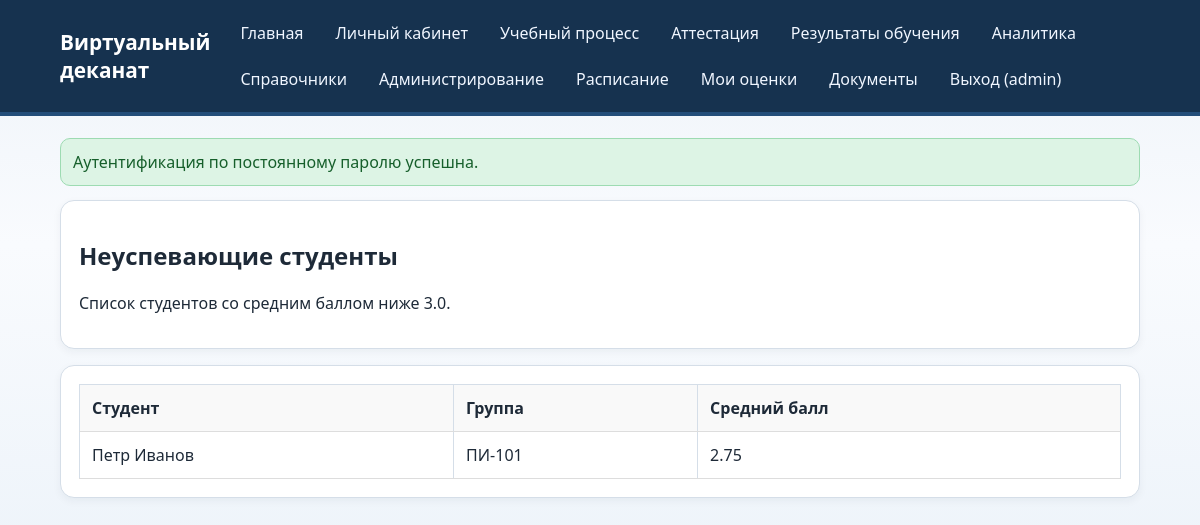
The page /analytics/failing-students (signed in) on the database its author committed.
### models.py (models this page shows)
class User(Base):
    __tablename__ = "users"
    id = Column(Integer, primary_key=True, index=True)
    username = Column(String(50), unique=True, nullable=False, index=True)
    password_hash = Column(String(255), nullable=False)
    full_name = Column(String(120), nullable=False)
    is_active = Column(Boolean, default=True, nullable=False)
    clearance_level = Column(Integer, default=1, nullable=False)
    secret_key = Column(Integer, default=100, nullable=False)
    primary_role_id = Column(Integer, ForeignKey("roles.id"), nullable=True)
    primary_role = relationship("Role", foreign_keys=[primary_role_id])
    roles = relationship("Role", secondary="user_roles", back_populates="users")
    action_logs = relationship("ActionLog", back_populates="user")

class Student(Base):
    __tablename__ = "students"
    id = Column(Integer, primary_key=True, index=True)
    full_name = Column(String(120), nullable=False)
    email = Column(String(100), unique=True, nullable=False, index=True)
    group_id = Column(Integer, ForeignKey("groups.id"), nullable=False, index=True)
    group = relationship("Group", back_populates="students")
    attestations = relationship("Attestation", back_populates="student")

class Group(Base):
    __tablename__ = "groups"
    id = Column(Integer, primary_key=True, index=True)
    name = Column(String(50), unique=True, nullable=False, index=True)
    description = Column(Text, nullable=True)
    students = relationship("Student", back_populates="group")
    disciplines = relationship("Discipline", secondary="group_disciplines", back_populates="groups")
    schedules = relationship("Schedule", back_populates="group")

### main.py (the view)
@app.get("/analytics/failing-students", response_class=HTMLResponse)
def analytics_failing(request: Request, db: Session = Depends(get_db)):
    user, redirect = section_guard(request, db, "analytics")
    if redirect:
        return redirect
    students = db.query(Student).all()
    failing = []
    for student in students:
        attestations = db.query(Attestation).filter(Attestation.student_id == student.id).all()
        if attestations:
            grades = [a.grade for a in attestations if a.grade]
            if grades:
                avg = sum(grades) / len(grades)
                if avg < 3.0:
                    failing.append({
                        "student": student.full_name,
                        "group": student.group.name,
                        "avg_grade": f"{avg:.2f}",
                    })
    context = build_context(request, db, {"failing": failing})
    return templates.TemplateResponse("analytics/failing_students.html", context)

### templates/analytics/failing_students.html (shortened to what this page needs)
{% extends "base.html" %}
{% block content %}
<section class="card">
    <h2>Неуспевающие студенты</h2>
    <p>Список студентов со средним баллом ниже 3.0.</p>
</section>
{% if failing %}
<section class="card">
    <table>
        <thead>
            <tr>
                <th>Студент</th>
                <th>Группа</th>
                <th>Средний балл</th>
            </tr>
        </thead>
        <tbody>
            {% for student in failing %}
            <tr>
                <td>{{ student.student }}</td>
                <td>{{ student.group }}</td>
                <td>{{ student.avg_grade }}</td>
            </tr>
            {% endfor %}
        </tbody>
    </table>
</section>
{% else %}
<section class="card">
    <p>Неуспевающих студентов не найдено.</p>
</section>
{% endif %}
{% endblock %}

### templates/base.html (shortened to what this page needs)
<!DOCTYPE html>
<html lang="ru">
<head>
    <link rel="stylesheet" href="/static/style.css">
</head>
<body>
    <header class="site-header">
        <div class="container row-between">
            <h1>Виртуальный деканат</h1>
            <nav class="top-nav">
                <a href="/">Главная</a>
                {% if current_user %}
                    <a href="/dashboard">Личный кабинет</a>
                    {% for section in available_sections %}
                        <a href="{{ section.path }}">{{ section.title }}</a>
                    {% endfor %}
                    <a href="/logout">Выход ({{ current_user.username }})</a>
                {% else %}
                    <a href="/register">Регистрация</a>
                    <a href="/login">Вход</a>
                {% endif %}
            </nav>
        </div>
    </header>
    <main class="container">
        {% if flash %}
            <div class="flash flash-{{ flash.category }}">
                {{ flash.message }}
            </div>
        {% endif %}
        {% block content %}{% endblock %}
    </main>
</body>
</html>

### static/style.css (style rules this page uses)
:root { --bg: #f3f6fb; --surface: #ffffff; --text: #1e2a38; --muted: #5c6f84; --accent: #0b5cab; --accent-soft: #d6e7f8; --ok: #1e7a39; --ok-soft: #ddf4e5; --err: #9b2020; --err-soft: #fae0e0; --border: #d5dee8; }
* { box-sizing: border-box; }
body { margin: 0; font-family: "Segoe UI", Tahoma, sans-serif; background: linear-gradient(180deg, #eef3f9 0%, #f9fbfe 45%, #eef4fa 100%); color: var(--text); }
.container { width: min(1080px, 92vw); margin: 0 auto; }
.site-header { background: #16324f; color: #fff; padding: 16px 0; border-bottom: 4px solid #244e7a; }
.site-header h1 { margin: 0; font-size: 1.3rem; }
.row-between { display: flex; justify-content: space-between; align-items: center; gap: 20px; }
.top-nav { display: flex; flex-wrap: wrap; gap: 12px; }
.top-nav a { color: #f0f6ff; text-decoration: none; padding: 6px 10px; border-radius: 8px; }
main { padding: 22px 0 30px; }
.card { background: var(--surface); border: 1px solid var(--border); border-radius: 14px; padding: 18px; margin-bottom: 16px; box-shadow: 0 3px 9px rgba(13, 37, 63, 0.05); }
.flash { border-radius: 10px; padding: 12px; margin-bottom: 14px; }
.flash-success { background: var(--ok-soft); border: 1px solid #9ddbb2; color: #165f2b; }
table { width: 100%; border-collapse: collapse; }
th, td { border: 1px solid var(--border); padding: 9px; text-align: left; vertical-align: top; }
th { background: #eef5fc; }

### templates/analytics/failing_students.html (style rules this page uses)
table { width: 100%; border-collapse: collapse; }
th, td { padding: 12px; text-align: left; border-bottom: 1px solid #ddd; }
th { background: #f9f9f9; font-weight: bold; }

### rows shown on the page
User: username "admin"
Student: student "Петр Иванов"
Group: group "ПИ-101"

### other values the page prints
{{ section.title }} "Учебный процесс" "Аттестация" "Результаты обучения" "Аналитика" "Справочники" "Администрирование" "Расписание" "Мои оценки" "Документы"
{{ flash.message }} "Аутентификация по постоянному паролю успешна."
{{ student.avg_grade }} "2.75"
